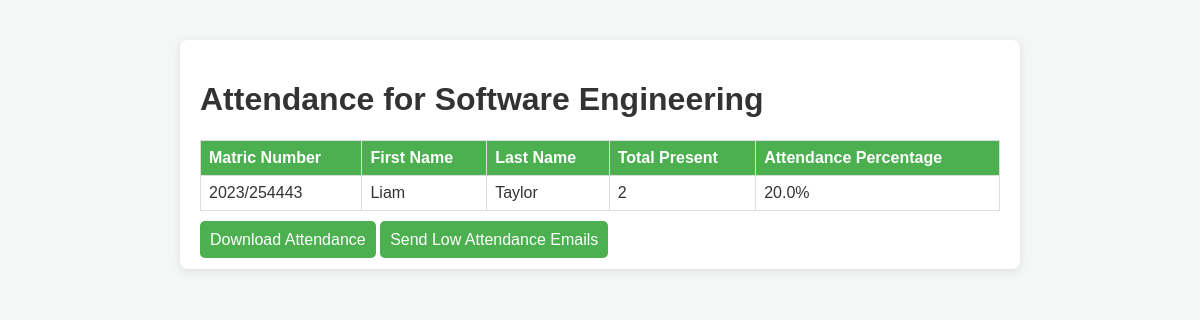
The page /view_attendance/203 (signed in) on the database its author committed.
### tables this page shows
CREATE TABLE courses (
    course_id INTEGER PRIMARY KEY AUTOINCREMENT,
    course_name TEXT NOT NULL,
    lecturer_id INTEGER,
    FOREIGN KEY (lecturer_id) REFERENCES lecturers(id)
);

CREATE TABLE students (
    id INTEGER PRIMARY KEY AUTOINCREMENT,
    matric_number TEXT NOT NULL UNIQUE,
    first_name TEXT,
    last_name TEXT,
    email TEXT,
    department TEXT,
    phone_number TEXT,
    parent_email TEXT
);

### app.py (the view)
@app.route('/view_attendance/<int:course_id>')
def view_attendance(course_id):
    if 'user_id' not in session:
        return redirect(url_for('login'))
    db = get_db()
    course = db.execute('SELECT * FROM courses WHERE course_id = ?', (course_id,)).fetchone()
    if not course:
        flash("Course not found!")
        return redirect(url_for('lecturer_dashboard'))
    attendance_records = db.execute('''
        SELECT s.matric_number, s.first_name, s.last_name,
               COUNT(CASE WHEN a.status = "Present" THEN 1 END) AS total_present
        FROM attendance a
        JOIN students s ON a.student_id = s.id
        WHERE a.course_id = ?
        GROUP BY s.id
    ''', (course_id,)).fetchall()
    total_classes = 10  # Replace with the actual number of classes
    attendance_data = []
    for record in attendance_records:
        total_present = record['total_present']
        percentage = (total_present / total_classes) * 100
        attendance_data.append({
            'matric_number': record['matric_number'],
            'first_name': record['first_name'],
            'last_name': record['last_name'],
            'total_present': total_present,
            'attendance_percentage': round(percentage, 2),
        })
    return render_template('view_attendance.html', course=course, attendance=attendance_data)

### app.py (called while the page is built)
def get_db():
    conn = sqlite3.connect('attendance_system.db')
    conn.row_factory = sqlite3.Row
    return conn

### templates/view_attendance.html (shortened to what this page needs)
<!DOCTYPE html>
<html lang="en">
<head>
</head>
<body>
<div class="container">
    <h1>Attendance for {{ course['course_name'] }}</h1>
<table>
    <thead>
        <tr>
            <th>Matric Number</th>
            <th>First Name</th>
            <th>Last Name</th>
            <th>Total Present</th>
            <th>Attendance Percentage</th>
        </tr>
    </thead>
    <tbody>
        {% for record in attendance %}
        <tr>
            <td>{{ record.matric_number }}</td>
            <td>{{ record.first_name }}</td>
            <td>{{ record.last_name }}</td>
            <td>{{ record.total_present }}</td>
            <td>{{ record.attendance_percentage }}%</td>
        </tr>
        {% endfor %}
    </tbody>
</table>
    <a href="{{ url_for('download_attendance', course_id=course['course_id']) }}" class="btn">Download Attendance</a>
    <a href="{{ url_for('send_low_attendance_emails', course_id=course['course_id']) }}" class="btn">Send Low Attendance Emails</a>
</div>
</body>
</html>

### templates/view_attendance.html (style rules this page uses)
body { font-family: Arial, sans-serif; margin: 0; padding: 0; background-color: #f4f7f6; color: #333; }
.container { max-width: 800px; margin: 40px auto; background-color: #fff; padding: 20px; box-shadow: 0 2px 10px rgba(0, 0, 0, 0.1); border-radius: 8px; }
table { width: 100%; border-collapse: collapse; margin-bottom: 20px; }
th, td { border: 1px solid #ddd; padding: 8px; text-align: left; }
th { background-color: #4CAF50; color: white; }
.btn { background-color: #4CAF50; color: white; padding: 10px; text-decoration: none; border-radius: 5px; }

### rows shown on the page
courses: course_name "Software Engineering"
students: matric_number "2023/254443", first_name "Liam", last_name "Taylor", total_present "2", attendance_percentage "20.0"
